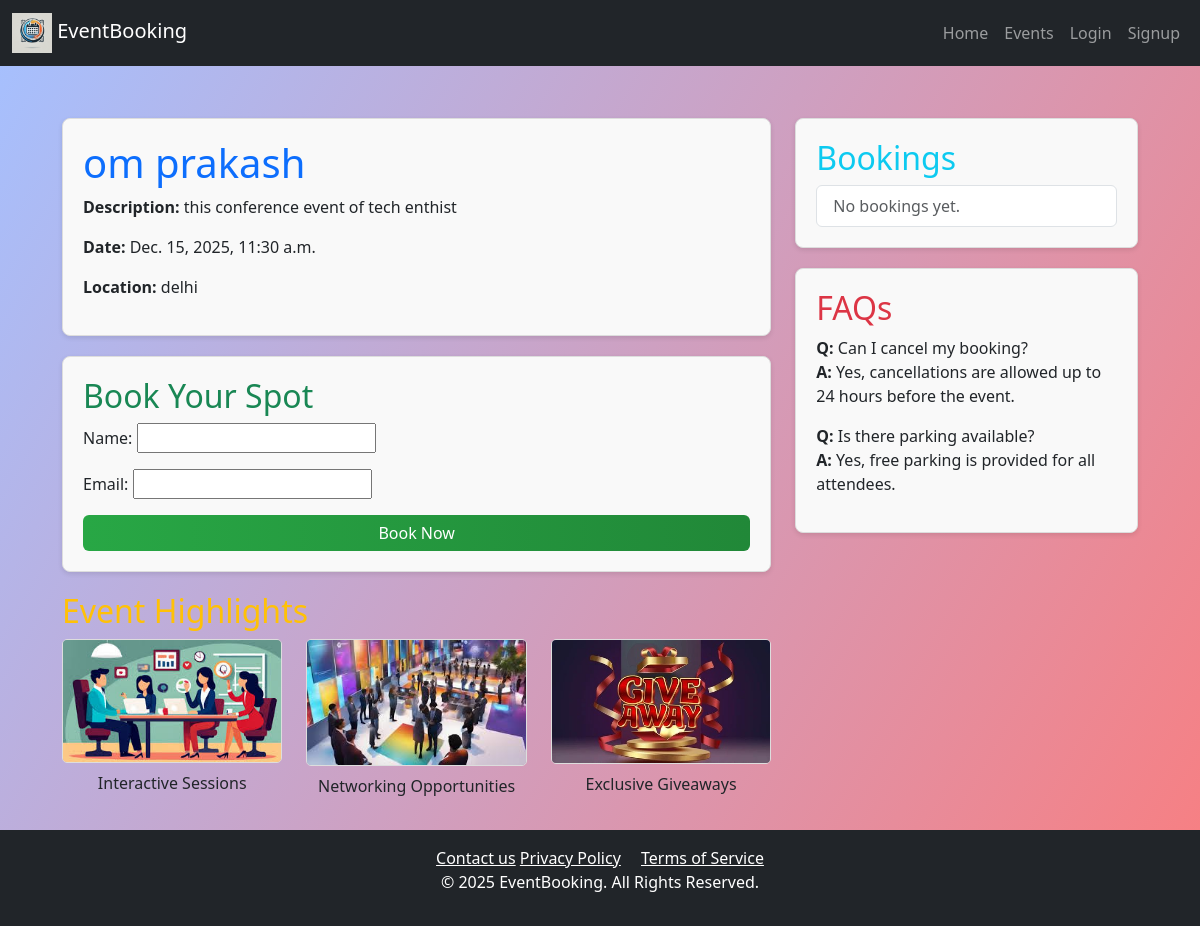
The app's page /events/2/ with its own data.
### events/models.py (models this page shows, shortened)
class Event(models.Model):
    name = models.CharField(max_length=100)
    description = models.TextField()
    date = models.DateTimeField()
    location = models.CharField(max_length=100)

### events/views.py (the view, shortened to what this page needs)
# urls.py: path('events/<int:id>/', event_detail, name='event_detail'),
def event_detail(request, id):
    event = get_object_or_404(Event, id=id)
    bookings = event.booking_set.all()
    form = BookingForm(request.POST or None)
    return render(request, 'event_detail.html', {'event': event, 'form': form, 'bookings': bookings})

### events/forms.py
class BookingForm(forms.ModelForm):
    class Meta:
        model = Booking
        fields = ['name', 'email']

### events/templates/event_detail.html (shortened to what this page needs)
{% extends 'common.html' %}
{% block content %}
<div style="background-image: linear-gradient(120deg, #a6c0fe 0%, #f68084 100%);">
    <div class="container mt-5" style="padding-top: 70px;">
    <div class="row">
        <div class="col-lg-8 col-md-12">
            <div class="event-details">
                <h1 class="text-primary">{{ event.name }}</h1>
                <p><strong>Description:</strong> {{ event.description }}</p>
                <p><strong>Date:</strong> {{ event.date }}</p>
                <p><strong>Location:</strong> {{ event.location }}</p>
            </div>
            <div class="booking-section">
                <h2 class="text-success">Book Your Spot</h2>
                <form method="post">
                    {{ form.as_p }}
                    <button type="submit" class="btn btn-success w-100">Book Now</button>
                </form>
            </div>
            <div class="images-section">
                <h2 class="text-warning">Event Highlights</h2>
                <div class="row">
                    <div class="col-md-4 mb-3">
                        <img src="/static/imgINT.jpeg" class="img-fluid" alt="Interactive Sessions">
                        <p class="mt-2 text-center">Interactive Sessions</p>
                    </div>
                    <div class="col-md-4 mb-3">
                        <img src="/static/imgNET.jpeg" class="img-fluid" alt="Networking Opportunities">
                        <p class="mt-2 text-center">Networking Opportunities</p>
                    </div>
                    <div class="col-md-4 mb-3">
                        <img src="/static/imgGW.jpg" class="img-fluid" alt="Exclusive Giveaways">
                        <p class="mt-2 text-center">Exclusive Giveaways</p>
                    </div>
                </div>
            </div>
        </div>
        <div class="col-lg-4 col-md-12">
            <div class="bookings-section">
                <h2 class="text-info">Bookings</h2>
                <ul class="list-group">
                    {% for booking in bookings %}
                        <li class="list-group-item">
                            <strong>{{ booking.name }}</strong>
                            <span class="text-muted">({{ booking.email }})</span>
                        </li>
                    {% empty %}
                        <li class="list-group-item text-muted">No bookings yet.</li>
                    {% endfor %}
                </ul>
            </div>
            <div class="faq-section">
                <h2 class="text-danger">FAQs</h2>
                <p><strong>Q:</strong> Can I cancel my booking?<br><strong>A:</strong> Yes, cancellations are allowed up to 24 hours before the event.</p>
                <p><strong>Q:</strong> Is there parking available?<br><strong>A:</strong> Yes, free parking is provided for all attendees.</p>
            </div>
        </div>
    </div>
</div>
</div>
{% endblock %}

### events/templates/event_detail.html (style rules this page uses)
.event-details, .booking-section, .bookings-section, .faq-section { background: #f9f9f9; border: 1px solid #ddd; border-radius: 8px; padding: 20px; margin-bottom: 20px; box-shadow: 0 2px 5px rgba(0, 0, 0, 0.1); }
.btn-success { background: linear-gradient(to right, #28a745, #218838); border: none; }
.img-fluid { border: 1px solid #ddd; border-radius: 5px; }
.list-group-item { font-size: 1rem; line-height: 1.5; }
.container { max-width: 1100px; }

### records on screen
Event: name "om prakash", description "this conference event of tech enthist", date "Dec. 15, 2025, 11:30 a.m.", location "delhi"
